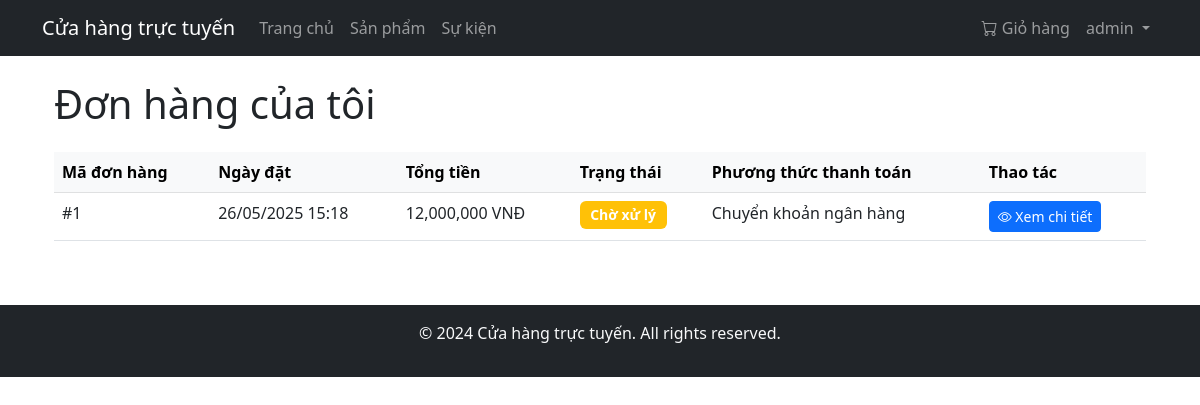
The app's page /order/orders (signed in) with its own data.
### app/models/user.py (models this page shows, shortened)
class User(UserMixin, db.Model):
    __tablename__ = 'users'
    id = db.Column(db.Integer, primary_key=True)
    username = db.Column(db.String(80), unique=True, nullable=False)
    email = db.Column(db.String(120), unique=True, nullable=False)
    password_hash = db.Column(db.String(128))
    is_admin = db.Column(db.Boolean, default=False)
    created_at = db.Column(db.DateTime, default=datetime.utcnow)
    orders = db.relationship('Order', back_populates='user', lazy=True)
    reviews = db.relationship('Review', back_populates='author', lazy='dynamic')
    cart = db.relationship('Cart', back_populates='user', uselist=False, cascade='all, delete-orphan')
    @property
    def cart_items(self):
        if self.cart:
            return self.cart.items
        return []

### app/models/order.py (models this page shows, shortened)
class Order(db.Model):
    __tablename__ = 'orders'
    id = db.Column(db.Integer, primary_key=True)
    user_id = db.Column(db.Integer, db.ForeignKey('users.id'), nullable=False)
    order_date = db.Column(db.DateTime, nullable=False, default=datetime.utcnow)
    total_amount = db.Column(db.Float, nullable=False)
    status = db.Column(db.String(20), nullable=False, default='pending')  # pending, processing, shipped, delivered, cancelled
    payment_method = db.Column(db.String(50), nullable=False)
    shipping_address = db.Column(db.Text, nullable=False)
    created_at = db.Column(db.DateTime, default=datetime.utcnow)
    updated_at = db.Column(db.DateTime, default=datetime.utcnow, onupdate=datetime.utcnow)
    user = db.relationship('User', back_populates='orders')
    items = db.relationship('OrderItem', back_populates='order', cascade='all, delete-orphan')

### app/controllers/order_controller.py (the view)
@order_bp.route('/orders')
@login_required
def orders():
    orders = Order.query.filter_by(user_id=current_user.id).order_by(Order.created_at.desc()).all()
    return render_template('order/orders.html', orders=orders)

### app/models/user.py (called while the page is built)
@login_manager.user_loader
def load_user(id):
    return User.query.get(int(id))

### app/templates/order/orders.html (shortened to what this page needs)
{% extends "base.html" %}
{% block content %}
<div class="container">
    <h1 class="mb-4">Đơn hàng của tôi</h1>
    {% if orders %}
    <div class="table-responsive">
        <table class="table table-hover">
            <thead class="table-light">
                <tr>
                    <th>Mã đơn hàng</th>
                    <th>Ngày đặt</th>
                    <th>Tổng tiền</th>
                    <th>Trạng thái</th>
                    <th>Phương thức thanh toán</th>
                    <th>Thao tác</th>
                </tr>
            </thead>
            <tbody>
                {% for order in orders %}
                <tr>
                    <td>#{{ order.id }}</td>
                    <td>{{ order.created_at.strftime('%d/%m/%Y %H:%M') }}</td>
                    <td>{{ "{:,.0f}".format(order.total_amount) }} VNĐ</td>
                    <td>
                        <span class="badge {% if order.status == 'pending' %}bg-warning
                                          {% elif order.status == 'processing' %}bg-info
                                          {% elif order.status == 'completed' %}bg-success
                                          {% else %}bg-danger{% endif %}">
                            {% if order.status == 'pending' %}Chờ xử lý
                            {% elif order.status == 'processing' %}Đang xử lý
                            {% elif order.status == 'completed' %}Hoàn thành
                            {% else %}Đã hủy{% endif %}
                        </span>
                    </td>
                    <td>
                        {% if order.payment_method == 'cod' %}
                            Thanh toán khi nhận hàng
                        {% else %}
                            Chuyển khoản ngân hàng
                        {% endif %}
                    </td>
                    <td>
                        <a href="{{ url_for('order.order_detail', order_id=order.id) }}"
                           class="btn btn-sm btn-primary">
                            <i class="bi bi-eye"></i> Xem chi tiết
                        </a>
                    </td>
                </tr>
                {% endfor %}
            </tbody>
        </table>
    </div>
    {% else %}
    <div class="alert alert-info">
        <i class="bi bi-info-circle"></i> Bạn chưa có đơn hàng nào.
        <a href="{{ url_for('product.list_products') }}" class="alert-link">Mua sắm ngay</a>
    </div>
    {% endif %}
</div>
{% endblock %}

### app/templates/base.html (shortened to what this page needs)
<!DOCTYPE html>
<html lang="vi">
<head>
    <link href="https://cdn.jsdelivr.net/npm/bootstrap@5.3.0/dist/css/bootstrap.min.css" rel="stylesheet">
    <link rel="stylesheet" href="https://cdn.jsdelivr.net/npm/bootstrap-icons@1.7.2/font/bootstrap-icons.css">
    <link rel="stylesheet" href="{{ url_for('static', filename='css/style.css') }}">
</head>
<body>
    <nav class="navbar navbar-expand-lg navbar-dark bg-dark">
        <div class="container">
            <a class="navbar-brand" href="{{ url_for('home.index') }}">Cửa hàng trực tuyến</a>
            <div class="collapse navbar-collapse" id="navbarNav">
                <ul class="navbar-nav me-auto">
                    <li class="nav-item">
                        <a class="nav-link" href="{{ url_for('home.index') }}">Trang chủ</a>
                    </li>
                    <li class="nav-item">
                        <a class="nav-link" href="{{ url_for('product.list_products') }}">Sản phẩm</a>
                    </li>
                    <li class="nav-item">
                        <a class="nav-link" href="{{ url_for('event.list_events') }}">Sự kiện</a>
                    </li>
                </ul>
                <ul class="navbar-nav">
                    {% if current_user.is_authenticated %}
                        <li class="nav-item">
                            <a class="nav-link" href="{{ url_for('cart.view_cart') }}">
                                <i class="bi bi-cart"></i> Giỏ hàng
                            </a>
                        </li>
                        <li class="nav-item dropdown">
                            <a class="nav-link dropdown-toggle" href="#" id="navbarDropdown" role="button" data-bs-toggle="dropdown">
                                {{ current_user.username }}
                            </a>
                        </li>
                    {% endif %}
                </ul>
            </div>
        </div>
    </nav>
    <div class="container mt-4">
        {% block content %}{% endblock %}
    </div>
    <footer class="bg-dark text-light mt-5 py-3">
        <div class="container text-center">
            <p>&copy; 2024 Cửa hàng trực tuyến. All rights reserved.</p>
        </div>
    </footer>
</body>
</html>

### app/static/css/style.css (style rules this page uses)
body { display: flex; flex-direction: column; min-height: 100vh; }
footer { margin-top: auto; }

### app/templates/order/orders.html (style rules this page uses)
.table th { font-weight: 600; }
.badge { font-size: 0.875rem; padding: 0.5em 0.75em; }
.btn-sm { padding: 0.25rem 0.5rem; font-size: 0.875rem; }

### records on screen
User: username "admin"
Order: id "1", created_at "26/05/2025 15:18", total_amount "12,000,000", status "Chờ xử lý", payment_method "Chuyển khoản ngân hàng"
